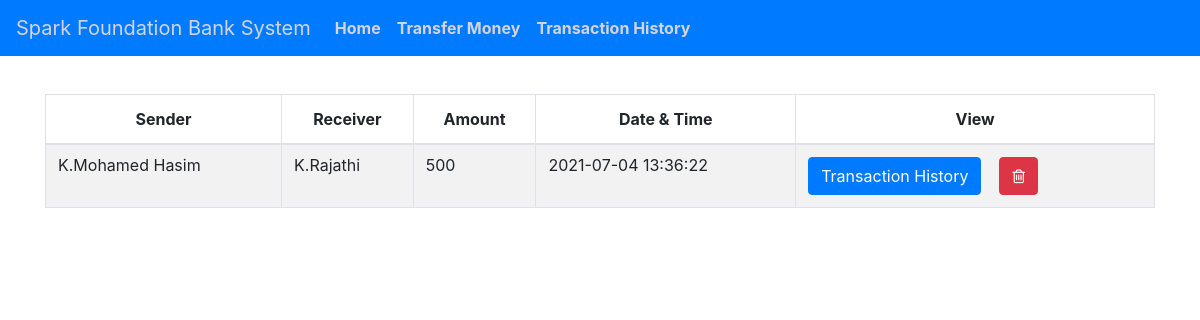
The page /history.php on the database its author committed.
### tables this page shows
CREATE TABLE `transaction` (
  `id` int(11) NOT NULL,
  `sender` text NOT NULL,
  `receiver` text NOT NULL,
  `balance` int(8) NOT NULL,
  `datetime` datetime NOT NULL DEFAULT CURRENT_TIMESTAMP
);

### history.php (the view, shortened to what this page needs)
<!DOCTYPE html>
<html lang="en">
<head>
    <link rel="stylesheet" href="./assets/css/bootstrap.min.css">
  <link rel="stylesheet" href="https://cdnjs.cloudflare.com/ajax/libs/font-awesome/4.7.0/css/font-awesome.min.css">
</head>
<body>
<?php
            include 'assets/includes/navbar.php';
?>
	<div class="container">
        <h2 class="text-center pt-4" style="color : white;"><b>Transaction History</b></h2>
       <br>
       <div class="table-responsive-sm">
    <table class="table table-hover table-striped table-condensed table-bordered">
        <thead class="color-white">
            <tr>
                <th class="text-center">Sender</th>
                <th class="text-center">Receiver</th>
                <th class="text-center">Amount</th>
                <th class="text-center">Date & Time</th>
                <th class="text-center">View</th>
            </tr>
        </thead>
        <tbody>
        <?php
            include 'assets/includes/config.php';
            $sql ="select * from transaction";
            $query =mysqli_query($conn, $sql);
            if ($query->num_rows > 0) {
            while($rows = mysqli_fetch_assoc($query))
            {
        ?>
            <tr class="color-white">
            <td class="py-2"><?php echo $rows['sender']; ?></td>
            <td class="py-2"><?php echo $rows['receiver']; ?></td>
            <td class="py-2"><?php echo $rows['balance']; ?> </td>
            <td class="py-2"><?php echo $rows['datetime']; ?> </td>
            <td>
                                        <button type="button" class="btn btn-primary" data-toggle="modal" data-target="#myModal<?php echo $rows['id']; ?>">
                                        Transaction History
                                        </button>&nbsp;&nbsp;&nbsp;
                                  <a href="assets/includes/delete.php?id=<?php echo $rows['id']; ?>"><button class="btn btn-danger"><span><i class="fa fa-trash-o"></i></span></button></a>
                                </td>
        <?php
            }
          }
        ?>
        </tbody>
    </table>
    </div>
</div>
</body>
</html>

### rows shown on the page
transaction: sender "K.Mohamed Hasim", receiver "K.Rajathi", balance "500", datetime "2021-07-04 13:36:22"
